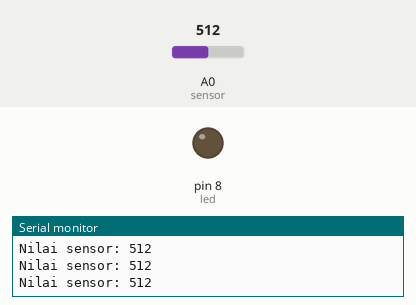
This sketch was run on a simulated Arduino Uno, built with avr-gcc and run on an emulated ATmega328P. On the bench: output pins drawn as LEDs (lit = HIGH), the last lines printed to the serial monitor. The test bench sets the inputs (shaded band); at power-on: A0 (sensor) = 512.

Above: at 1.2 s.
1.3 s: A0 (sensor) set to 37
2.8 s: A0 (sensor) set to 30
At 4.0 s:
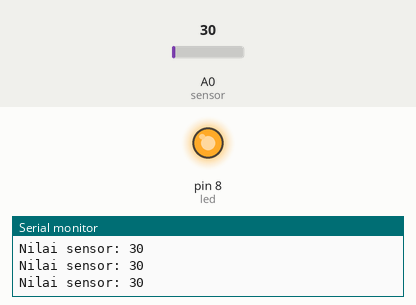
4.3 s: A0 (sensor) set to 122
At 5.2 s:
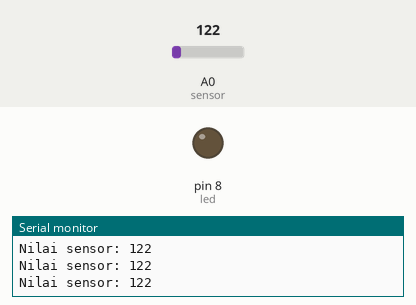
5.8 s: A0 (sensor) set to 25
At 6.4 s:
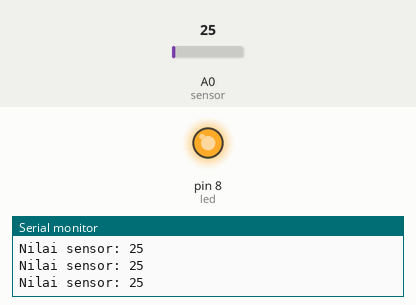
Timing chart, 0 to 8.3 s (numbered marks = the images above; inputs shaded):
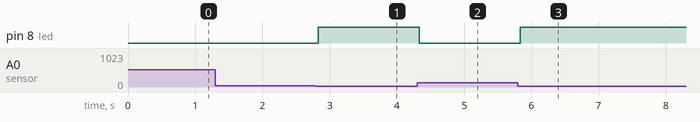

Measured:
- the behaviour switches between 35 and 34 on A0 (sensor) (found by bisection; images 0 and 1)
- after the input at 2.8 s, pin 8 (led): LOW → HIGH at once
- after the input at 4.3 s, pin 8 (led): HIGH → LOW at once
- after the input at 5.8 s, pin 8 (led): LOW → HIGH at once

The sketch:

sketch_dec30b.ino
```cpp
int sensor = A0;
int led = 8;

void setup() {
  // put your setup code here, to run once:
  pinMode(led, OUTPUT);
  Serial.begin(9600);
}

void loop() {
  // put your main code here, to run repeatedly:
  int res = analogRead(sensor);
  Serial.print("Nilai sensor: ");
  Serial.println(res);

  if(res < 35) {
    digitalWrite(led, HIGH);
  } else {
    digitalWrite(led, LOW);
  }
}
```
